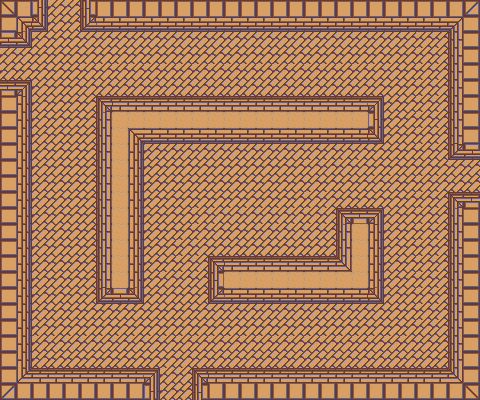

Rendered tile map (Tiled .tmx) drawn with the repository's tilesets; below, a short description and the full map source, tile grids included:
An orthogonal 30x25 tile map with 16x16 px tiles, 1 tile layer (background), 3 tilesets and 12 objects.

<map version="1.0" orientation="orthogonal" renderorder="right-down" width="30" height="25" tilewidth="16" tileheight="16" nextobjectid="39">
 <tileset firstgid="1" name="tileset_1" tilewidth="16" tileheight="16" tilecount="1200" columns="40">
  <image source="tileset_1.png" width="640" height="480" />
 </tileset>
 <tileset firstgid="1201" name="player" tilewidth="32" tileheight="32" tilecount="1" columns="1">
  <image source="../../img/player_stand.png" width="32" height="36" />
 </tileset>
 <tileset firstgid="1202" name="scarab" tilewidth="64" tileheight="32" tilecount="1" columns="1">
  <image source="../../img/scarab.png" width="64" height="32" />
 </tileset>
 <layer name="background" width="30" height="25">
  <data encoding="csv">
1,2,283,83,84,281,3,3,3,3,3,3,3,3,3,3,3,3,3,3,3,3,3,3,3,3,3,3,5,6,
41,42,323,123,124,321,43,43,43,43,43,43,43,43,43,43,43,43,43,43,43,43,43,43,43,43,43,43,45,86,
322,323,83,124,124,84,84,84,84,84,84,84,84,84,84,84,84,84,84,84,84,84,84,84,84,84,83,84,85,86,
83,84,124,124,124,124,124,124,124,124,124,124,124,124,124,124,124,124,124,124,124,124,124,124,124,124,83,84,125,86,
123,124,124,124,124,83,83,83,83,83,83,83,83,83,83,83,83,83,83,83,83,83,83,83,84,124,83,84,125,86,
242,243,123,124,124,123,123,123,123,123,123,123,123,123,123,123,123,123,123,123,123,123,123,123,124,124,83,84,125,86,
161,82,123,124,124,124,241,163,164,163,163,163,163,163,163,163,163,163,163,163,163,163,164,243,124,124,83,84,125,86,
161,82,123,124,124,124,85,282,282,282,282,282,282,282,282,282,282,282,282,282,282,282,282,283,124,124,83,84,125,86,
161,82,123,124,124,124,85,282,42,44,44,44,44,44,44,44,44,44,44,44,44,44,44,323,124,124,83,84,125,126,
161,82,123,124,124,124,85,282,122,84,84,84,84,84,84,84,84,84,84,84,84,84,84,124,124,124,83,84,321,322,
161,82,123,124,124,124,85,282,122,124,124,124,124,124,124,124,124,124,124,83,84,84,84,124,124,124,123,124,83,84,
161,82,123,124,124,124,85,282,122,124,124,124,124,124,124,124,124,124,124,123,124,124,124,84,84,124,83,84,123,124,
161,82,123,124,124,124,85,282,122,124,124,124,124,124,124,124,124,124,124,83,84,123,124,124,124,124,83,84,241,242,
161,82,123,124,124,124,85,282,122,124,124,124,83,84,84,84,84,84,84,83,84,241,242,243,123,124,83,84,85,86,
161,82,123,124,124,124,85,282,122,124,124,124,83,84,124,124,84,84,84,84,84,85,282,122,123,124,83,84,85,86,
161,82,123,124,124,124,85,282,122,124,124,83,84,124,123,124,124,124,124,124,124,125,282,122,123,124,83,84,85,86,
161,82,123,124,124,124,85,282,122,124,124,83,84,241,164,164,164,164,164,164,164,165,282,122,123,124,83,84,85,86,
161,82,123,124,124,124,125,282,122,124,83,84,84,281,282,282,282,282,282,282,282,282,282,122,123,124,83,84,85,86,
161,82,123,124,124,124,321,322,323,124,123,124,124,321,44,44,44,44,44,44,44,44,44,323,123,124,83,84,85,86,
161,82,123,124,124,124,124,124,124,124,124,124,124,84,84,84,84,84,84,84,84,84,84,84,124,124,83,84,85,86,
161,82,123,124,124,124,124,124,124,124,124,124,124,124,124,124,124,124,124,124,124,124,124,124,124,124,83,84,85,86,
161,82,83,84,84,84,84,84,84,84,84,83,83,83,83,83,83,83,83,83,83,83,83,83,83,83,123,124,85,86,
161,122,123,124,124,124,124,124,124,124,124,123,123,123,123,123,123,123,123,123,123,123,123,123,123,123,123,124,125,86,
161,162,163,163,163,163,163,163,164,243,83,84,241,163,163,163,163,163,163,163,163,163,163,164,164,164,163,164,165,126,
201,203,203,203,203,203,203,203,203,283,123,124,281,203,204,204,204,204,204,204,204,204,204,204,203,204,204,204,204,206
</data>
 </layer>
 <objectgroup name="enemies" />
 <objectgroup name="solids">
  <object id="26" x="0" y="0" width="48" height="32" />
  <object id="27" x="0" y="32" width="32" height="16" />
  <object id="28" x="0" y="80" width="32" height="320" />
  <object id="30" x="32" y="368" width="128" height="32" />
  <object id="31" x="192" y="368" width="288" height="32" />
  <object id="32" x="448" y="192" width="32" height="176" />
  <object id="33" x="80" y="0" width="400" height="32" />
  <object id="34" x="448" y="32" width="32" height="128" />
  <object id="35" x="96" y="96" width="288" height="48" />
  <object id="36" x="96" y="144" width="48" height="160" />
  <object id="37" x="208" y="256" width="176" height="48" />
  <object id="38" x="336" y="208" width="48" height="48" />
 </objectgroup>
 <objectgroup name="player" />
</map>
